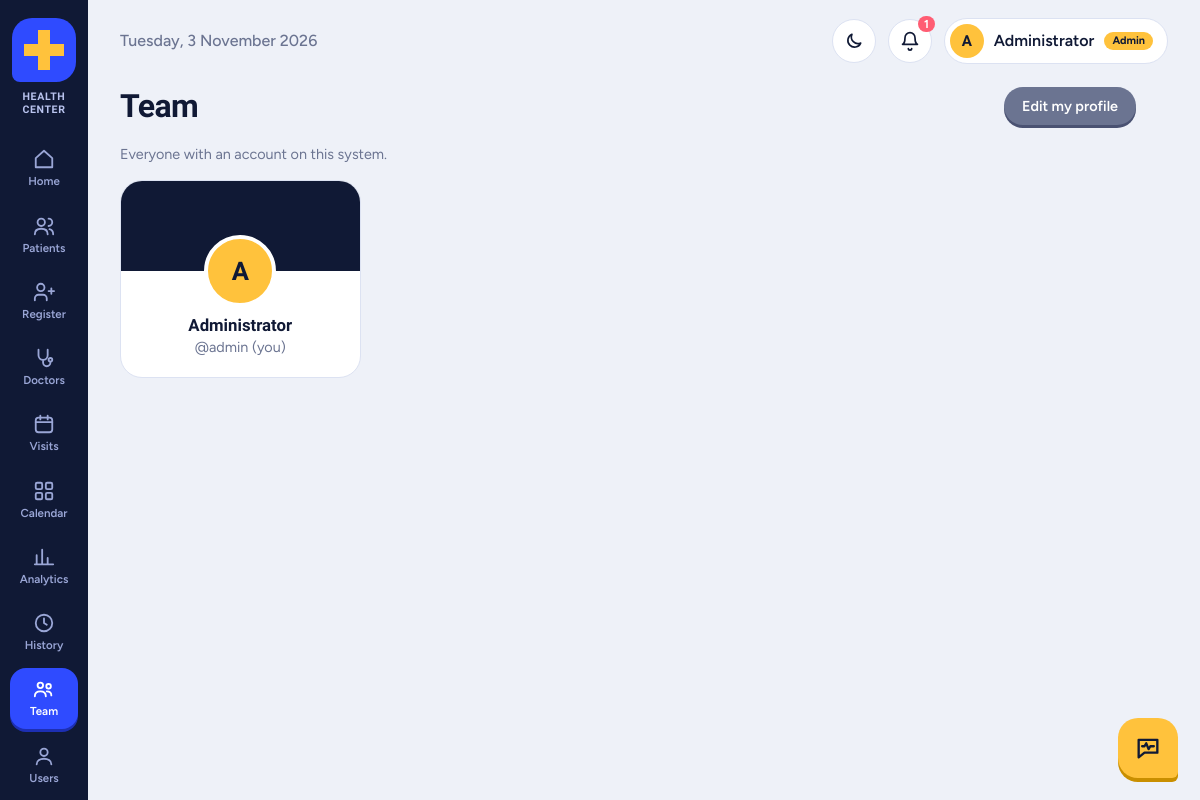
Page /team.php (signed in) on the committed database.
### tables this page shows
CREATE TABLE IF NOT EXISTS users (
  user_id INT AUTO_INCREMENT PRIMARY KEY,
  username VARCHAR(50) NOT NULL UNIQUE,
  password VARCHAR(255) NOT NULL,
  full_name VARCHAR(100) NOT NULL,
  agreed_at DATETIME NULL,
  profile_photo VARCHAR(255) NULL,
  cover_photo VARCHAR(255) NULL,
  role ENUM('admin','staff','doctor','patient') NOT NULL DEFAULT 'staff',
  doctor_id INT NULL,
  patient_id INT NULL,
  must_change_password TINYINT(1) NOT NULL DEFAULT 0
);

### team.php (the view, shortened to what this page needs)
<?php require_once 'db.php'; require_role(['admin', 'staff']); include 'header.php';
$users = $pdo->query('SELECT * FROM users ORDER BY full_name')->fetchAll();
?>
<div class="pagehead"><h2>Team</h2><a class="btn gray" href="profile.php">Edit my profile</a></div>
<p class="note">Everyone with an account on this system.</p>
<div class="team">
<?php foreach ($users as $u): ?>
  <a class="ucard" href="<?= (int)$u['user_id'] === (int)$_SESSION['uid'] ? 'profile.php' : '#' ?>">
    <div class="cover"<?= !empty($u['cover_photo']) ? ' style="background-image:url(\'' . photo_url($u['cover_photo']) . '\')"' : '' ?>></div>
    <?= avatar_html($u) ?>
    <b><?= h($u['full_name']) ?></b>
    <span class="note">@<?= h($u['username']) ?><?= (int)$u['user_id'] === (int)$_SESSION['uid'] ? ' (you)' : '' ?></span>
  </a>
<?php endforeach; ?>
</div>
<?php include 'footer.php'; ?>

### header.php (shortened to what this page needs)
<?php require_once 'db.php'; require_login();
$page = basename($_SERVER['SCRIPT_NAME']);
$meSt = $pdo->prepare('SELECT * FROM users WHERE user_id=?'); $meSt->execute([$_SESSION['uid']]); $me = $meSt->fetch();
$soon = 0;
try { $soon = (int)$pdo->query("SELECT COUNT(*) FROM appointments WHERE status='Scheduled' AND TIMESTAMP(appt_date,appt_time) BETWEEN NOW() AND NOW() + INTERVAL 24 HOUR")->fetchColumn(); } catch (PDOException $e) {}
function nav($file, $label, $icon) {
    global $page;
    echo '<a href="'.$file.'" class="'.($page === $file ? 'on' : '').'"><svg viewBox="0 0 24 24" fill="none" stroke="currentColor" stroke-width="2" stroke-linecap="round" stroke-linejoin="round">'.$icon.'</svg>'.$label.'</a>';
}
?>
<!DOCTYPE html>
<html lang="en"><head>
<link rel="stylesheet" href="style.css"><script src="theme.js"></script><link rel="icon" type="image/svg+xml" href="logo.svg">
</head><body>
<nav class="rail">
  <a class="logo" href="<?= h(home_for(role())) ?>" aria-label="<?= h(CLINIC_NAME) ?> home"><?= logo_html(64) ?><span class="logo-name"><?= h(CLINIC_NAME) ?></span></a>
  <?php
  $r = role(); $staff = in_array($r, ['admin', 'staff'], true);
  nav(home_for($r),'Home','<path d="M3 11l9-8 9 8v10H3z"/>');
  if ($staff) nav('patients.php','Patients','<circle cx="9" cy="8" r="4"/><path d="M2 21c0-4 3-6 7-6s7 2 7 6M17 4a4 4 0 010 8M22 21c0-3-2-5-4-5.5"/>');
  if ($staff) nav('register_patient.php','Register','<path d="M15 21v-2a4 4 0 00-4-4H6a4 4 0 00-4 4v2M8.5 11a4 4 0 100-8 4 4 0 000 8zM20 8v6M23 11h-6"/>');
  if ($staff) nav('doctors.php','Doctors','<path d="M6 3v6a5 5 0 0010 0V3M11 14v3a4 4 0 008 0v-1"/><circle cx="19" cy="14" r="2"/>');
  if ($staff || $r === 'doctor') nav('appointments.php','Visits','<rect x="3" y="5" width="18" height="16" rx="3"/><path d="M3 10h18M8 3v4M16 3v4"/>');
  if ($staff || $r === 'doctor') nav('calendar.php','Calendar','<rect x="3" y="3" width="7" height="7" rx="1.5"/><rect x="14" y="3" width="7" height="7" rx="1.5"/><rect x="3" y="14" width="7" height="7" rx="1.5"/><rect x="14" y="14" width="7" height="7" rx="1.5"/>');
  if ($staff) nav('analytics.php','Analytics','<path d="M4 20V10M10 20V4M16 20v-7M22 20H2"/>');
  if ($r === 'admin') nav('history.php','History','<circle cx="12" cy="12" r="9"/><path d="M12 7v5l3 2"/>');
  if ($staff) nav('team.php','Team','<circle cx="8" cy="8" r="3"/><circle cx="17" cy="9" r="2.5"/><path d="M2 20c0-3.5 2.5-5.5 6-5.5s6 2 6 5.5M15 14.5c3 0 5 1.5 5 4.5"/>');
  if ($r === 'admin') nav('users.php','Users','<circle cx="12" cy="8" r="4"/><path d="M4 21c0-4 4-6 8-6s8 2 8 6"/>');
  ?>
</nav>
<div class="wrap">
<div class="top">
  <span class="date"><?= date('l, j F Y') ?></span>
  <div class="topr">
    <button class="bell" id="themeBtn" type="button" aria-label="Switch theme"></button>
    <?php if ($staff): ?><a class="bell" href="notifications.php" title="Alerts and text messages"><svg viewBox="0 0 24 24" fill="none" stroke="currentColor" stroke-width="2" stroke-linecap="round" stroke-linejoin="round"><path d="M6 8a6 6 0 0112 0c0 7 3 8 3 8H3s3-1 3-8M10 21a2 2 0 004 0"/></svg><?php if ($soon): ?><i><?= $soon ?></i><?php endif; ?></a><?php endif; ?>
    <a class="chip" href="profile.php" title="Edit my profile"><?= avatar_html($me) ?><?= h($me['full_name']) ?> <small class="rolepill"><?= h(role_label(role())) ?></small></a>
  </div>
</div>
<main>

### db.php (shortened to what this page needs)
<?php
try {
    $pdo = new PDO('mysql:host=localhost;dbname=healthcenter_db;charset=utf8mb4', 'root', '', [
        PDO::ATTR_ERRMODE => PDO::ERRMODE_EXCEPTION,
        PDO::ATTR_DEFAULT_FETCH_MODE => PDO::FETCH_ASSOC,
    ]);
    $pdo->exec("SET time_zone = '" . date('P') . "'");
} catch (PDOException $e) {
    http_response_code(500);
    exit('<!DOCTYPE html><meta charset="utf-8"><body style="font-family:sans-serif;max-width:560px;margin:60px auto"><h2>Cannot connect to the database</h2><p>Start <b>MySQL</b> in the XAMPP Control Panel, then import <b>schema.sql</b> in phpMyAdmin. Check the user name and password in <b>db.php</b>.</p><p style="color:#666">Details: ' . htmlspecialchars($e->getMessage()) . '</p>');
}
function h($s) { return htmlspecialchars((string)$s, ENT_QUOTES, 'UTF-8'); }
function logo_html($size = 48) {
    $s = (int)$size;
    return '<svg class="lg" width="' . $s . '" height="' . $s . '" viewBox="0 0 64 64" role="img" aria-label="Health Center logo">'
        . '<circle class="lg-ring" cx="32" cy="32" r="30"/>'
        . '<path class="lg-tile" d="M20 0H44a20 20 0 0 1 20 20V44a20 20 0 0 1-20 20H8a8 8 0 0 1-8-8V20A20 20 0 0 1 20 0z"/>'
        . '<path class="lg-cross" d="M26 12h12v14h14v12H38v14H26V38H12V26h14z"/>'
        . '<path class="lg-line" pathLength="100" d="M5 34H21L27 21L35 47L40 30L43 34H59"/></svg>';
}
function require_login() {
    global $pdo;
    $s = $pdo->prepare('SELECT * FROM users WHERE user_id=?'); $s->execute([$_SESSION['uid']]); $u = $s->fetch();
}
function role() { return $_SESSION['role'] ?? 'admin'; }
function role_label($r) { return ['admin' => 'Admin', 'staff' => 'Staff', 'doctor' => 'Doctor', 'patient' => 'Patient'][$r] ?? 'Staff'; }
function home_for($r) { return ['patient' => 'portal.php', 'doctor' => 'doctor.php'][$r] ?? 'index.php'; }
function require_role($roles) {
    require_login();
}
function avatar_html($u, $cls = '') {
    $c = 'av' . ($cls ? " $cls" : '');
    return '<span class="' . $c . '">' . h(mb_strtoupper(mb_substr($u['full_name'], 0, 1))) . '</span>';
}

### style.css (style rules this page uses)
:root { --ink:#101935;--ink2:#1b2850;--paper:#eef1f8;--card:#fff;--line:#dce2f2;--cobalt:#2f4bff;--cobalt-d:#1d2fb3; --sun:#ffc23c;--mint:#1fbf8f;--rose:#ff5d73;--muted:#6b7491;--text:#101935;--rail:88px }
* { box-sizing:border-box }
body { margin:0;font-family:Figtree,system-ui,sans-serif;background:var(--paper);color:var(--text);line-height:1.5 }
h1,h2,h3 { font-family:'Bricolage Grotesque',Figtree,sans-serif;letter-spacing:-.02em;margin:0 0 .6em }
h2 { font-size:2rem;font-weight:800 }
a { color:var(--cobalt) }
.rail { position:fixed;inset:0 auto 0 0;width:var(--rail);background:var(--ink);display:flex;flex-direction:column;align-items:center;padding:18px 0;gap:6px;z-index:20 }
.logo { width:48px;height:48px;border-radius:16px 16px 16px 4px;background:var(--sun);display:grid;place-items:center;margin-bottom:18px }
.logo svg { width:26px;height:26px }
.rail a { width:68px;padding:10px 0 8px;border-radius:16px;color:#9aa6d6;text-decoration:none;text-align:center;font-size:.72rem;font-weight:600;transition:background .2s,color .2s }
.rail a svg { display:block;margin:0 auto 3px;width:22px;height:22px }
.rail a.on { background:var(--cobalt);color:#fff;box-shadow:0 3px 0 var(--cobalt-d) }
.wrap { margin-left:var(--rail) }
.top { display:flex;align-items:center;justify-content:space-between;padding:18px 32px }
.top .date { color:var(--muted);font-weight:500 }
.chip { display:flex;align-items:center;gap:10px;background:var(--card);border:1.5px solid var(--line);padding:5px 14px 5px 5px;border-radius:99px;font-weight:600 }
.av { width:34px;height:34px;border-radius:50%;background:var(--sun);color:#101935;display:inline-grid;place-items:center;font:800 .95rem 'Bricolage Grotesque',sans-serif;flex:none }
main { max-width:1080px;padding:0 32px 48px }
button,.btn { display:inline-block;background:var(--cobalt);color:#fff;border:0;padding:10px 18px;border-radius:99px;font:600 .9rem Figtree,sans-serif;cursor:pointer;text-decoration:none;box-shadow:0 3px 0 var(--cobalt-d);transition:transform .08s,box-shadow .08s }
.btn.gray { background:var(--muted);box-shadow:0 3px 0 #4a5272 }
.pagehead { display:flex;justify-content:space-between;align-items:center;gap:12px;flex-wrap:wrap;margin-bottom:8px }
.pagehead h2 { margin:0 }
.note { color:var(--muted);font-size:.9rem }
.cover { height:210px;border-radius:28px 28px 6px 6px;background:var(--ink) center/cover no-repeat;position:relative;overflow:hidden }
.team { display:grid;grid-template-columns:repeat(auto-fill,minmax(230px,1fr));gap:18px }
.ucard { display:block;background:var(--card);border:1.5px solid var(--line);border-radius:22px;overflow:hidden;padding-bottom:18px;text-align:center;text-decoration:none;color:var(--text) }
.ucard .cover { height:90px;border-radius:0 }
.ucard .av { display:grid;width:72px;height:72px;font-size:1.6rem;margin:-36px auto 8px;border:4px solid var(--card);position:relative }
.ucard b { display:block;font:700 1.05rem 'Bricolage Grotesque',sans-serif }
.rail { overflow-y:auto;scrollbar-width:none }
.chip { text-decoration:none;color:var(--text) }
.topr { display:flex;gap:12px;align-items:center }
.bell { position:relative;display:grid;place-items:center;width:44px;height:44px;border-radius:50%;background:var(--card);border:1.5px solid var(--line);color:var(--text) }
.bell svg { width:20px;height:20px }
.bell i { position:absolute;top:-4px;right:-4px;background:var(--rose);color:#fff;font:700 .72rem Figtree,sans-serif;font-style:normal;border-radius:99px;padding:1px 6px }
button.bell { box-shadow:none;padding:0;cursor:pointer }
.lg { display:block;overflow:visible }
.rail a.logo,.rail a.logo:hover { width:48px;height:48px;padding:0;background:none;box-shadow:none;margin-bottom:18px;display:block }
.rolepill { font-size:.68rem;font-weight:700;background:var(--sun);color:#101935;border-radius:99px;padding:1px 8px }
.rail a.logo,.rail a.logo:hover { width:76px;height:auto;display:flex;flex-direction:column;align-items:center;gap:6px;margin-bottom:16px;padding:0;background:none;box-shadow:none }
.rail a.logo svg { width:64px;height:64px }
.logo-name { font:700 .66rem 'Bricolage Grotesque',sans-serif;letter-spacing:.06em;text-transform:uppercase;color:#b9c3ee;text-align:center;line-height:1.2 }

### rows in the picture
users: full_name "A", full_name "Administrator", username "admin", shows "(you)"

### other values in the picture
CLINIC_NAME "HEALTH CENTER"
$label "Home Patients Register Doctors Visits Calendar Analytics History Team Users"
$soon "1"
role_label(role()) "Admin"
